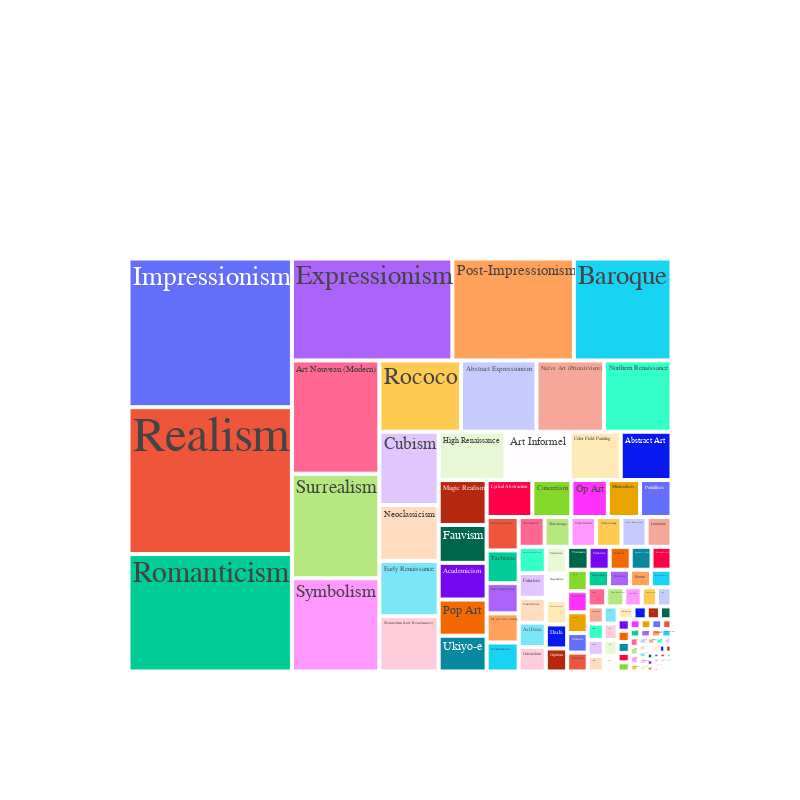

The code cell stored with this chart in its notebook:
### Markdown cell above
#### Styles Distribution

### Code cell
sytle_dist = all_data_info.groupby('style').count()[['artist']]
sytle_dist.reset_index(inplace=True)
fig1 = px.treemap(sytle_dist, path=['style'], values = 'artist', width=800, height=800)
fig1.update_layout(
    font=dict(
        family="Courier New, monospace",
        size=100,
        color="RebeccaPurple"
    )
)
fig1.show()

### Figure 1 — Plotly figure (JSON) as saved in the notebook; plotly's stock layout.template omitted (floating-point values rounded to 4 significant figures; data arrays with more than 128 entries replaced by an {"elided": "..."} marker saying what was removed)
{"data": [{"branchvalues": "total", "domain": {"x": [0, 1], "y": [0, 1]}, "hovertemplate": "labels=%{label}<br>artist=%{value}<br>parent=%{parent}<br>id=%{id}<extra></extra>", "ids": {"elided": "132 str values"}, "labels": {"elided": "132 str values"}, "name": "", "parents": {"elided": "132 str values"}, "type": "treemap", "values": {"elided": "132 int values"}}], "layout": {"font": {"color": "RebeccaPurple", "family": "Courier New, monospace", "size": 100}, "height": 800, "legend": {"tracegroupgap": 0}, "margin": {"t": 60}, "width": 800}}
